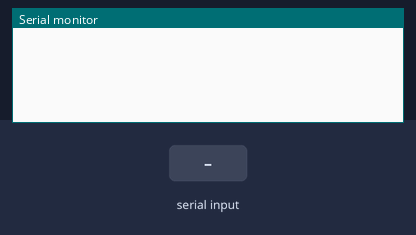
A sketch run on a simulated Arduino Uno, built with avr-gcc and run on an emulated ATmega328P. On the bench: the last lines printed to the serial monitor. Inputs (shaded band) come from the test bench.

Above: at 1.2 s.
1.3 s: "1" received over Serial
At 2.9 s:
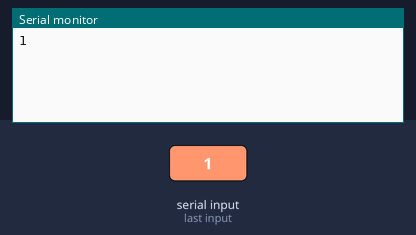
4.3 s: "0" received over Serial
At 5.7 s:
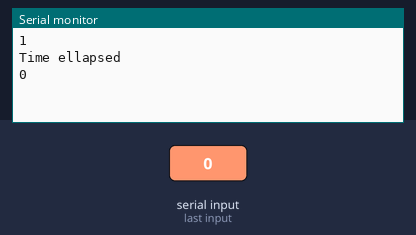
5.8 s: "2" received over Serial
At 7.9 s:
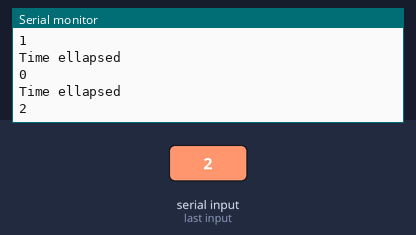

The sketch:

02-Timers_Interrupts.ino
```cpp
#include <Arduino.h>
#include <TimerOne.h>

#define BAUDRATE 9600
#define SECONDS 3

void timeEllapsed()
{
  Serial.println("Time ellapsed");
}

void setup()
{
  // put your setup code here, to run once:
  Serial.begin(BAUDRATE);
  Timer1.initialize(SECONDS*1000000);
  Timer1.attachInterrupt(timeEllapsed);
}

void loop() {
  // put your main code here, to run repeatedly:
  while (Serial.available())
  {
    auto str = Serial.readString();
    Serial.println(str);
  }
}
```

Measured:
- after the input at 1.3 s, the serial monitor: prints a new line after 1.0 s (image 1)
- after the input at 4.3 s, the serial monitor: prints a new line after 1.0 s (image 2)
- after the input at 5.8 s, the serial monitor: prints a new line after 1.0 s (image 3)
